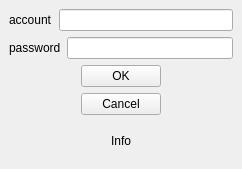
<?xml version="1.0" encoding="UTF-8"?>
<ui version="4.0">
 <class>MainWindow</class>
 <widget class="QMainWindow" name="MainWindow">
  <property name="geometry">
   <rect>
    <x>0</x>
    <y>0</y>
    <width>242</width>
    <height>169</height>
   </rect>
  </property>
  <property name="windowTitle">
   <string>MainWindow</string>
  </property>
  <widget class="QWidget" name="centralwidget">
   <layout class="QGridLayout" name="gridLayout">
    <item row="0" column="0">
     <layout class="QVBoxLayout" name="verticalLayout">
      <item>
       <layout class="QHBoxLayout" name="horizontalLayout">
        <item>
         <widget class="QLabel" name="label">
          <property name="text">
           <string>account</string>
          </property>
         </widget>
        </item>
        <item>
         <widget class="QLineEdit" name="account"/>
        </item>
       </layout>
      </item>
      <item>
       <layout class="QHBoxLayout" name="horizontalLayout_2">
        <item>
         <widget class="QLabel" name="label_2">
          <property name="text">
           <string>password</string>
          </property>
         </widget>
        </item>
        <item>
         <widget class="QLineEdit" name="password"/>
        </item>
       </layout>
      </item>
      <item>
       <layout class="QHBoxLayout" name="horizontalLayout_3">
        <item>
         <spacer name="horizontalSpacer">
          <property name="orientation">
           <enum>Qt::Horizontal</enum>
          </property>
          <property name="sizeHint" stdset="0">
           <size>
            <width>40</width>
            <height>20</height>
           </size>
          </property>
         </spacer>
        </item>
        <item>
         <widget class="QPushButton" name="ok_btn">
          <property name="text">
           <string>OK</string>
          </property>
         </widget>
        </item>
        <item>
         <spacer name="horizontalSpacer_3">
          <property name="orientation">
           <enum>Qt::Horizontal</enum>
          </property>
          <property name="sizeHint" stdset="0">
           <size>
            <width>40</width>
            <height>20</height>
           </size>
          </property>
         </spacer>
        </item>
       </layout>
      </item>
      <item>
       <layout class="QHBoxLayout" name="horizontalLayout_4">
        <item>
         <spacer name="horizontalSpacer_2">
          <property name="orientation">
           <enum>Qt::Horizontal</enum>
          </property>
          <property name="sizeHint" stdset="0">
           <size>
            <width>40</width>
            <height>20</height>
           </size>
          </property>
         </spacer>
        </item>
        <item>
         <widget class="QPushButton" name="cancel_btn">
          <property name="text">
           <string>Cancel</string>
          </property>
         </widget>
        </item>
        <item>
         <spacer name="horizontalSpacer_4">
          <property name="orientation">
           <enum>Qt::Horizontal</enum>
          </property>
          <property name="sizeHint" stdset="0">
           <size>
            <width>40</width>
            <height>20</height>
           </size>
          </property>
         </spacer>
        </item>
       </layout>
      </item>
      <item>
       <widget class="QLabel" name="label_info">
        <property name="text">
         <string>Info</string>
        </property>
        <property name="alignment">
         <set>Qt::AlignCenter</set>
        </property>
       </widget>
      </item>
     </layout>
    </item>
   </layout>
  </widget>
 </widget>
 <resources/>
 <connections/>
</ui>
